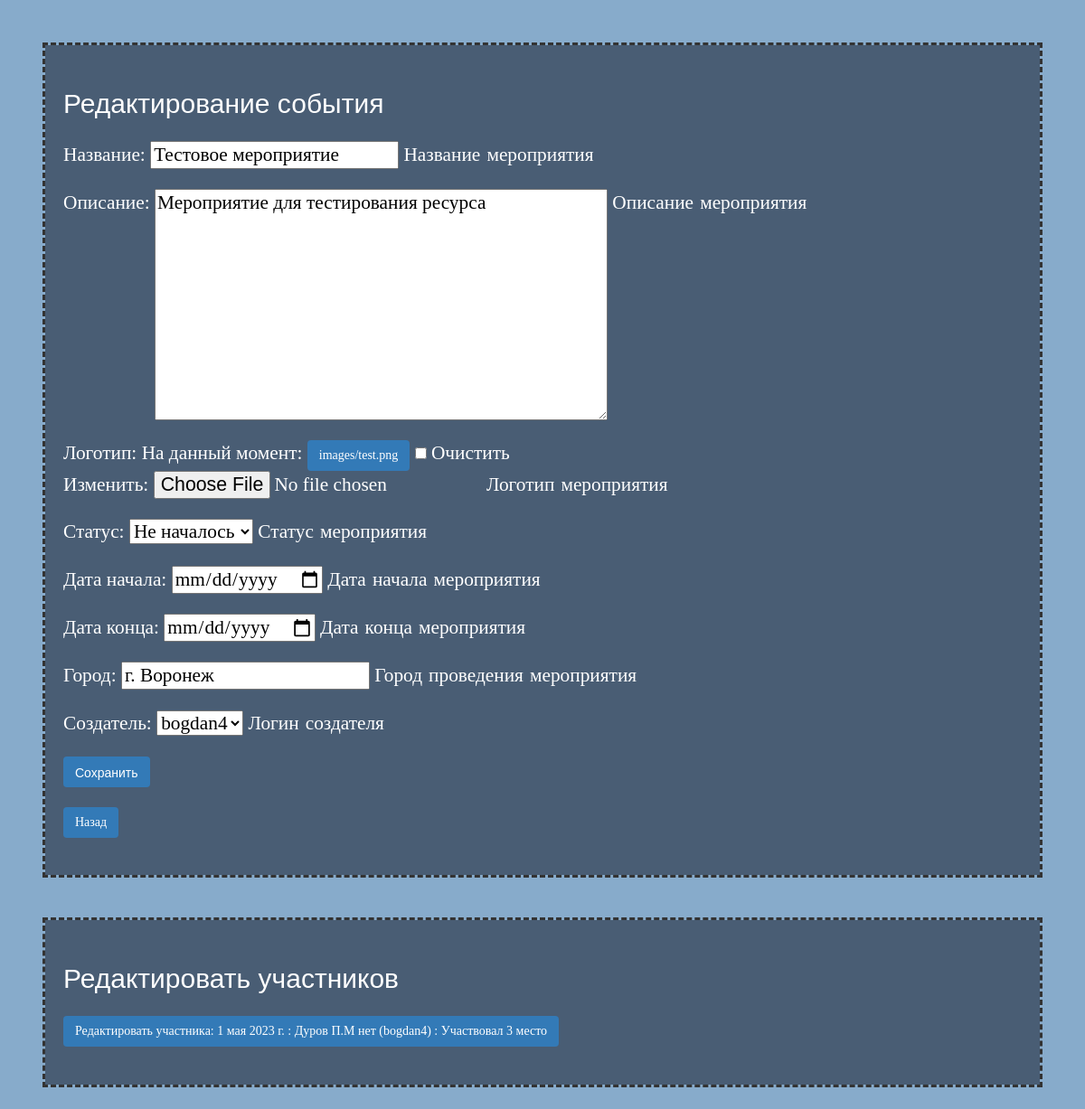
The app's page /updateevent/1/ (signed in) with its own data.
### event/models.py (models this page shows, shortened)
class Event(models.Model):
    name = models.CharField(max_length=150, verbose_name='Название', help_text='Название мероприятия')
    description = models.TextField(null=True, blank=True, verbose_name='Описание', help_text='Описание мероприятия')
    logo = models.ImageField(null=True, blank=True, max_length=50, verbose_name='Логотип', help_text='Логотип мероприятия', upload_to='images/')
    status = models.ForeignKey(Status, on_delete=models.CASCADE, default=1, verbose_name='Статус', help_text='Статус мероприятия')
    data_start = models.DateField(verbose_name='Дата начала', help_text='Дата начала мероприятия')
    data_end = models.DateField(verbose_name='Дата конца', help_text='Дата конца мероприятия')
    city = models.CharField(max_length=80, verbose_name='Город', help_text='Город проведения мероприятия')
    user = models.ForeignKey(User, on_delete=models.CASCADE, blank=True, verbose_name='Создатель', help_text='Логин создателя')
    class Meta:
        verbose_name_plural = 'События'
        verbose_name = 'Событие'
        ordering = ['-status', '-data_start', '-data_end']

class Status(models.Model):
    name = models.CharField(max_length=50, verbose_name='Роль', help_text='Роль человека на мероприятии')
    def __str__(self):
        return self.name
    class Meta:
        verbose_name_plural = 'Статусы'
        verbose_name = 'Статус'

class UsersEvents(models.Model):
    event = models.ForeignKey(Event, on_delete=models.CASCADE, verbose_name='Событие в котором учавствует пользователь')
    users = models.ForeignKey(Users, on_delete=models.CASCADE, verbose_name='Пользователь', help_text='Логин пользователя')
    status = models.ForeignKey(UserStatus, on_delete=models.CASCADE, default=1, null=True, verbose_name='Статус участника')
    date_reg = models.DateField(default=timezone.now, verbose_name='Дата регистрации', help_text='Дата регистрации на меропрятии')
    link_certificate = models.FileField(null=True, blank=True, verbose_name='Сертификат', help_text='Сертификат участника мероприятия', upload_to='files/')
    rating = models.IntegerField(null=True, blank=True, verbose_name='Занимеемое место', help_text='Занимеемое место на мероприятии')
    class Meta:
        verbose_name_plural = 'События и участники'
        verbose_name = 'Событие и участник'
        ordering = ['-status', '-date_reg', '-rating']

class Users(models.Model):
    MAN = 'M'
    WOMAN = 'W'
    AMERICAN = 'N'
    SEX = [
        (MAN, 'Мужской'),
        (WOMAN, 'Женский'),
        (AMERICAN, 'Средний'),
    ]
    user = models.OneToOneField(User, on_delete=models.CASCADE, verbose_name='Пользователь', help_text='Логин пользователя')
    second_name = models.CharField(null=True, blank=True, max_length=50, verbose_name='Отчество', help_text='Отчество пользователя')
    age = models.IntegerField(null=True, verbose_name='Возраст', help_text='Полных лет пользователя')
    city = models.CharField(max_length=50, verbose_name='Город', help_text='Город, в котором живет пользователь')
    sex = models.CharField(max_length=1, verbose_name='Пол', choices=SEX, default=MAN, help_text='Пол пользователя')
    class Meta:
        verbose_name_plural = 'Пользователи'
        verbose_name = 'Пользователь'
        ordering = ['-id']

class UserStatus(models.Model):
    name = models.CharField(max_length=50, verbose_name='Роль', help_text='Статус на мероприятии')
    def __str__(self):
        return self.name
    class Meta:
        verbose_name_plural = 'Статусы'
        verbose_name = 'Статус'

### event/views.py (the view)
# urls.py: path('updateevent/<int:event_id>/', update_event, name='updateevent'),
@login_required
@transaction.atomic
def update_event(request, event_id):
    if request.method == 'POST':
        form = EventForm(request.POST, request.FILES, instance=Event.objects.get(pk=event_id))
        if form.is_valid():
            event = form.save(commit=False)
            event.save()
            return redirect('by_event', event_id=event.pk)
        else:
            messages.error(request, 'Please correct the error below.')
    else:
        event = Event.objects.get(pk=event_id)
        form = EventForm(instance=event, initial={'data_start': event.data_start, 'data_end': event.data_end})
    try:
        ues = UsersEvents.objects.filter(event_id=event_id)
    except UsersEvents.DoesNotExist:
        ues = None
    return render(request, 'event/update.html', {'form': form, 'user_events': ues})

### event/forms.py
class EventForm(forms.ModelForm):
    class Meta:
        model = Event
        fields = ('__all__')
        widgets = {
            'data_start': forms.DateInput(
                attrs={'type': 'date', 'placeholder': 'yyyy-mm-dd (DOB)', 'class': 'form-control'}
            ),
            'data_end': forms.DateInput(
                attrs={'type': 'date', 'placeholder': 'yyyy-mm-dd (DOB)', 'class': 'form-control'}
            )
        }

### event/templates/event/update.html (shortened to what this page needs)
{% load static %}
<html>
<head>
    <link rel="stylesheet" type="text/css" href="{% static 'event/style.css' %}">
</head>
<body>
    <div>
        <h2>Редактирование события</h2>
        <form method="post" enctype='multipart/form-data'>
            {{ form.as_p }}
            <button type="submit">Сохранить</button>
            <p><a href="{% url 'index' %}">Назад</a></p>
        </form>
    </div>
    {% if user_events %}
    <div>
        <h2>Редактировать участников</h2>
        {% for uevent in user_events %}
        <p><a href="{% url 'updateuserevent' uevent.id %}">Редактировать участника: {% include 'event/userevent.html' %}</a></p>
        {% endfor %}
    </div>
    {% endif %}
</body>
</html>

### event/templates/event/userevent.html
{% block content %}
    {{ uevent.date_reg }} : {{ uevent.users.user.first_name }} {{ uevent.users.user.last_name }} {{ uevent.users.second_name }} ({{ uevent.users.user.username }}) : {{ uevent.status }}
        {% if uevent.rating %}
            {{ uevent.rating }} место
        {% endif %}
{% endblock content %}

### event/static/event/style.css (style rules this page uses)
p { font-size: 16pt; font-family: verdana; color: white; }
body, h1, h2, h3, h4, h5, h6 { font-family: 'Open Sans', sans-serif; }
span { font-family: math; }
div { outline: dashed; margin: 50px; padding: 20px; background-color: #495d74 }
html { font-family: sans-serif; -webkit-text-size-adjust: 100%; -ms-text-size-adjust: 100% }
body { margin: 0; background-color: #87abcb; }
select { margin: 0; font: inherit; color: inherit }
select { text-transform: none; color: black; }
html { font-size: 10px; -webkit-tap-highlight-color: transparent }
body { font-family: "Helvetica Neue",Helvetica,Arial,sans-serif; font-size: 14px; line-height: 1.42857143; color: #333; background-color: #87abcb; }
select { font-family: inherit; font-size: inherit; line-height: inherit }
a { color: white; text-decoration: none }
.h1,.h2,.h3,.h4,.h5,.h6,h1,h2,h3,h4,h5,h6 { font-family: inherit; font-weight: 500; line-height: 1.5; color: white; }
.h1,.h2,.h3,h1,h2,h3 { margin-top: 20px; margin-bottom: 10px }
.h2,h2 { font-size: 30px }
button,input,select,textarea { font-family: inherit; font-size: 100%; margin: 0; }
button,input { line-height: normal; }
button, a { display: inline-block; padding: 6px 12px; margin-bottom: 0; font-size: 14px; font-weight: 400; line-height: 1.42857143; color: #fff; background-color: #337ab7; border-color: #2e6da4; text-align: center; white-space: nowrap; vertical-align: middle; -ms-touch-action: manipulation; touch-action: manipulation; cursor: pointer; -webkit-user-select: none; -moz-user-select: none; -ms-user-select: none; user-select: none; background-image: none; border: 1px solid transparent; border-radius: 4px; }
button,select { text-transform: none; }
button,html input[type="button"],input[type="reset"],input[type="submit"] { -webkit-appearance: button; cursor: pointer; }
input[type="checkbox"],input[type="radio"] { box-sizing: border-box; padding: 0; }
textarea { overflow: auto; vertical-align: top; }

### records on screen
Event: name "Тестовое мероприятие", description "Мероприятие для тестирования ресурса", status "Не началось", city "г. Воронеж", user "bogdan4"
UsersEvents: date_reg "1 мая 2023 г.", users.user.first_name "Дуров", users.user.last_name "П.М", users.second_name "нет", users.user.username "bogdan4", status "Участвовал", rating "3"
